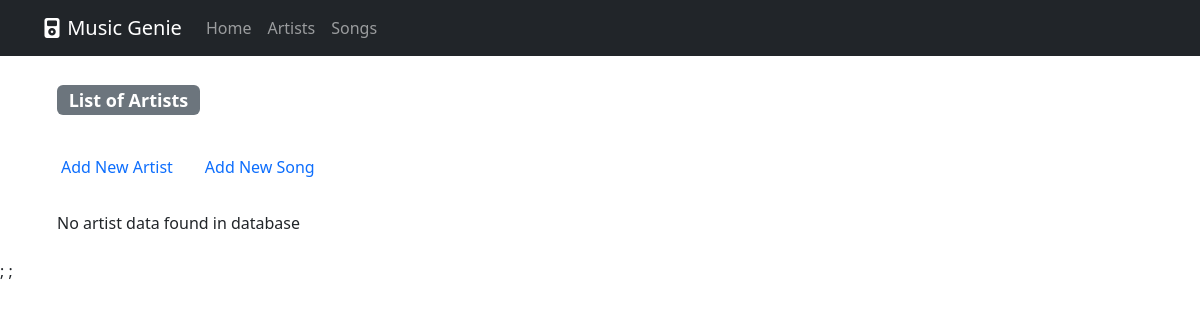
Before: /artists with the older database file.
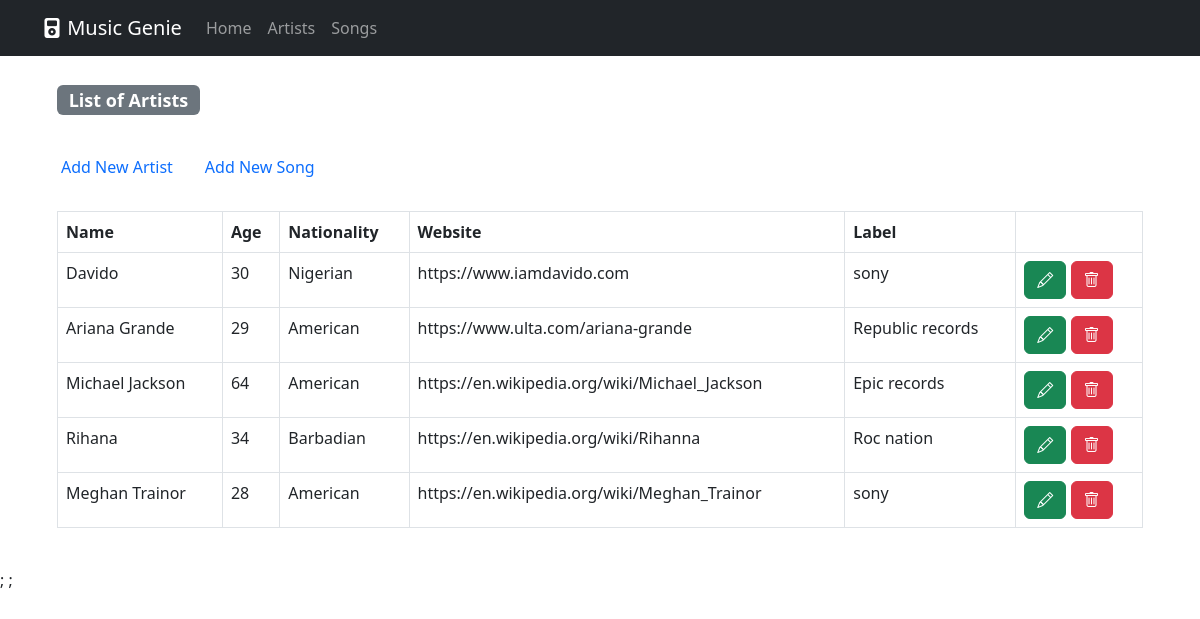
After: the same page with the newer database file.
### musicapp/models.py (models this page shows, shortened)
class Artist(models.Model):
    id = models.AutoField(primary_key=True)
    name = models.CharField('',max_length=100, null=False)
    age = models.IntegerField('',null=True)
    nationality = models.CharField('',max_length=200)
    website = models.CharField('',max_length=100)
    label = models.CharField('',max_length=200)
    class Meta:
        verbose_name = 'Artist'
        verbose_name_plural = 'Artists'

### musicapp/views.py (the view)
# urls.py: path('artists', ArtistListView.as_view(),name='artists'),
class ArtistListView(ListView):
    model= Artist
    context_object_name= 'artists'
    template_name= 'list_artist.html'

### musicapp/templates/list_artist.html (shortened to what this page needs)
{% extends '_base.html' %}
{% block content %}
<div class="row">
<h4> <span class="badge bg-secondary">List of Artists</span></h4>
<ul class="nav nav-pills">
<li class="nav-item">
<a class="nav-link" aria-current="page" href="{% url 'add_artist' %}"> Add New Artist</a>
</li>
<li class="nav-item">
<a class="nav-link" href="{% url 'add_song' %}">Add New Song</a>
</li>
</ul>
<div>
{% if artists %}
<table class="table table-bordered striped table-hover">
<thead>
<tr>
<th scope="col">Name</th>
<th scope="col">Age</th>
<th scope="col">Nationality</th>
<th scope="col">Website</th>
<th scope="col">Label</th>
<th scope="col"></th>
</tr>
</thead>
<tbody>
{% for artist in artists %}
<tr>
<td>{{artist.name}}</td>
<td>{{artist.age}}</td>
<td>{{artist.nationality}}</td>
<td>{{artist.website}}</td>
<td>{{artist.label}}</td>
<td>
<a href="artist-details/{{artist.id}}" class="btn btn btn-success" type="button"><i class="bi bi-pencil"></i></a>
<a href="artist-delete/{{artist.id}}" class="btn btn btn-danger" data-bs-toggle="modal" data-bs-target="#exampleModal" type="button"><i class="bi bi-trash"></i></a>
</td>
</tr>
{% endfor %}
</tbody>
</table>
{% else %}
No artist data found in database
{% endif %}
</div>
</div>
{% endblock content %}

Changed rows visible on the page:
added Artist: name "Davido", age "30", nationality "Nigerian", website "https://www.iamdavido.com", label "sony"
added Artist: name "Ariana Grande", age "29", nationality "American", website "https://www.ulta.com/ariana-grande", label "Republic records"
added Artist: name "Michael Jackson", age "64", nationality "American", website "https://en.wikipedia.org/wiki/Michael_Jackson", label "Epic records"
added Artist: name "Rihana", age "34", nationality "Barbadian", website "https://en.wikipedia.org/wiki/Rihanna", label "Roc nation"
added Artist: name "Meghan Trainor", age "28", nationality "American", website "https://en.wikipedia.org/wiki/Meghan_Trainor", label "sony"
Other visible differences:
text no longer shown: "No artist data found in database"
text now shown: "Name Age Nationality Website Label"
